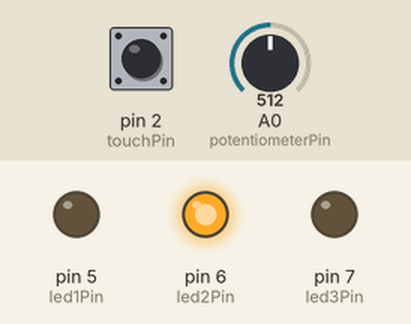
A sketch run on a simulated Arduino Uno, built with avr-gcc and run on an emulated ATmega328P. On the bench: output pins drawn as LEDs (lit = HIGH). The test bench sets the inputs (shaded band); at power-on: A0 (potentiometerPin) = 512, pin 2 (touchPin) LOW.

Above: at 1.2 s.
1.3 s: A0 (potentiometerPin) set to 485
At 1.8 s:
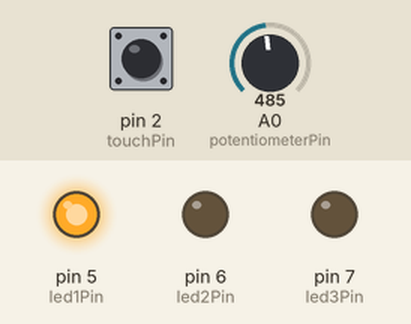
2.8 s: A0 (potentiometerPin) set to 610
At 4.0 s:
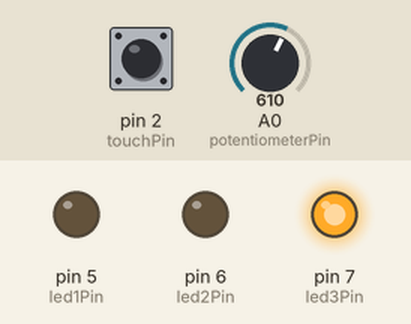
4.3 s: A0 (potentiometerPin) set to 691
5.8 s: A0 (potentiometerPin) set to 717
At 6.4 s:
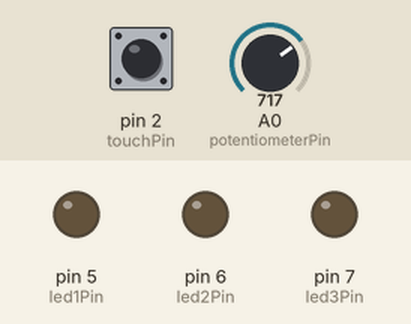
7.3 s: A0 (potentiometerPin) set to 690
At 8.5 s:
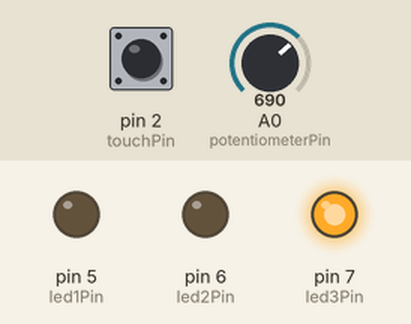
8.8 s: A0 (potentiometerPin) set to 710
At 9.9 s:
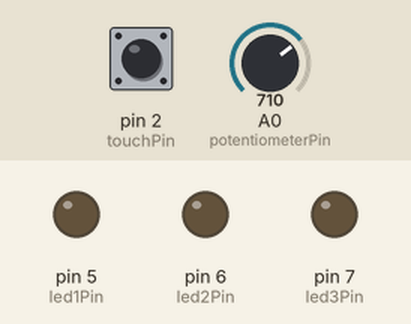
Timing chart, 0 to 11.3 s (numbered marks = the images above; inputs shaded):
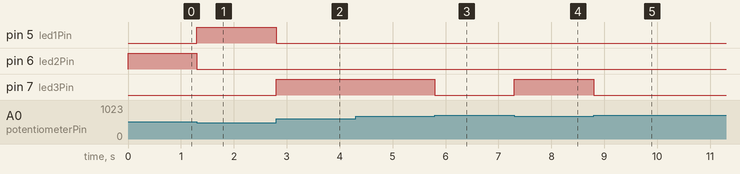

The sketch:

Source_Code.ino
```cpp
// Import the necessary libraries
#include <Wire.h>

// Defining the pins for the potentiometer, touchsensor and LEDs
const int potentiometerPin = A0;
const int touchPin = 2;
const int led1Pin = 5;
const int led2Pin = 6;
const int led3Pin = 7;

// Create a variable to store the value of the potentiometer
int potentiometerValue;
int touchValue;
// Setup
void setup() {
  // Initialize the Serial port
  Serial.begin(9600);

  // Set the potentiometer as an input
  pinMode(potentiometerPin, INPUT);
  pinMode(touchPin, INPUT);
  // Set the LEDs as outputs
  pinMode(led1Pin, OUTPUT);
  pinMode(led2Pin, OUTPUT);
  pinMode(led3Pin, OUTPUT);
}

// Loop
void loop() {
  // Read the value of the potentiometer
  potentiometerValue = analogRead(potentiometerPin);
  touchValue = digitalRead(touchPin);
  // If the potentiometer value is less than 250, turn on the first LED
  if (potentiometerValue < 200) {
    digitalWrite(led1Pin, LOW);
    digitalWrite(led2Pin, LOW);
    digitalWrite(led3Pin, LOW);
  if (touchValue == HIGH)
  {
    digitalWrite(led1Pin, HIGH);
    digitalWrite(led2Pin, HIGH);
    digitalWrite(led3Pin, HIGH);
  }
  }
  else if (potentiometerValue < 500) {
    digitalWrite(led1Pin, HIGH);
    digitalWrite(led2Pin, LOW);
    digitalWrite(led3Pin, LOW);
  }
  else if (potentiometerValue < 500 || touchValue == HIGH) {
    digitalWrite(led1Pin, HIGH);
    digitalWrite(led2Pin, LOW);
    digitalWrite(led3Pin, LOW);
  }
  else if (potentiometerValue < 600) {
    digitalWrite(led1Pin, LOW);
    digitalWrite(led2Pin, HIGH);
    digitalWrite(led3Pin, LOW);
  }
  else if (potentiometerValue < 600) {
    digitalWrite(led1Pin, LOW);
    digitalWrite(led2Pin, HIGH);
    digitalWrite(led3Pin, LOW);
  }
  else if (potentiometerValue < 700) {
    digitalWrite(led1Pin, LOW);
    digitalWrite(led2Pin, LOW);
    digitalWrite(led3Pin, HIGH);
  }
  // If the potentiometer value is greater than 500, turn on the third LED
  else {
    digitalWrite(led1Pin, LOW);
    digitalWrite(led2Pin, LOW);
    digitalWrite(led3Pin, LOW);
  }
}
```

Measured:
- the behaviour switches between 500 and 499 on A0 (potentiometerPin) (found by bisection; images 0 and 1)
- the behaviour switches between 699 and 700 on A0 (potentiometerPin) (found by bisection; images 2 and 3)
- after the input at 1.3 s, pin 5 (led1Pin): LOW → HIGH at once; pin 6 (led2Pin): HIGH → LOW at once
- after the input at 2.8 s, pin 5 (led1Pin): HIGH → LOW at once; pin 7 (led3Pin): LOW → HIGH at once
- after the input at 4.3 s, every drawn part: stays the same
- after the input at 5.8 s, pin 7 (led3Pin): HIGH → LOW at once
- after the input at 7.3 s, pin 7 (led3Pin): LOW → HIGH at once
- after the input at 8.8 s, pin 7 (led3Pin): HIGH → LOW at once
